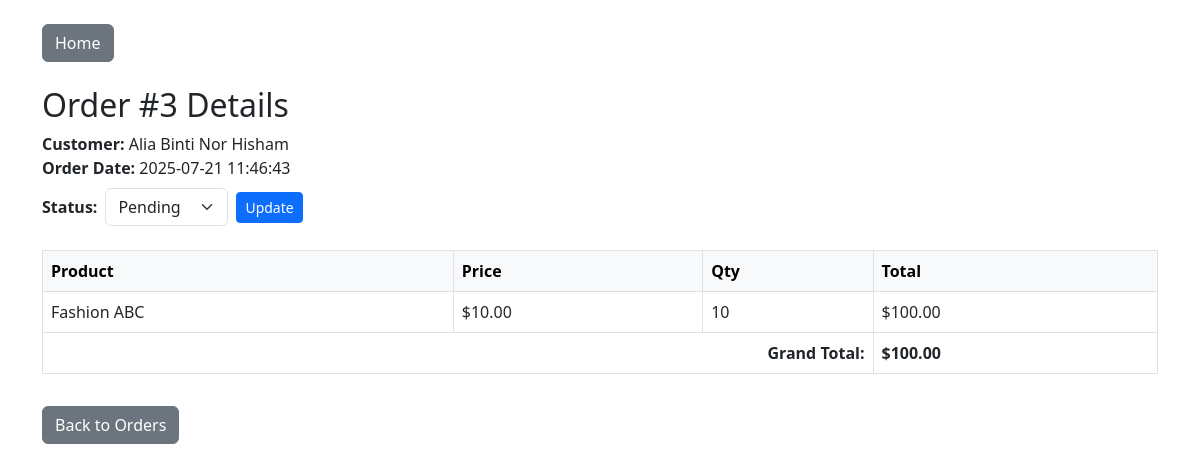
The page /orders/view.php?id=3 on the database its author committed.
### tables this page shows
CREATE TABLE `orders` (
  `order_id` int NOT NULL,
  `customer_id` int DEFAULT NULL,
  `order_date` datetime DEFAULT CURRENT_TIMESTAMP,
  `status` enum('pending','paid','cancelled') DEFAULT 'pending'
);

CREATE TABLE `customer` (
  `customer_id` int NOT NULL,
  `name` varchar(100) DEFAULT NULL,
  `address` text,
  `phone_no` varchar(20) DEFAULT NULL
);

CREATE TABLE `order_details` (
  `detail_id` int NOT NULL,
  `order_id` int DEFAULT NULL,
  `product_id` int DEFAULT NULL,
  `quantity` int DEFAULT NULL
);

CREATE TABLE `product` (
  `product_id` int NOT NULL,
  `name` varchar(255) DEFAULT NULL,
  `price` decimal(10,2) DEFAULT NULL
);

### orders/view.php (the view, shortened to what this page needs)
<?php
include '../db.php';
include '../shared/header.php';
$id = $_GET['id'];
$order = $conn->query("SELECT * FROM orders WHERE order_id = $id")->fetch_assoc();
$customer = $conn->query("SELECT * FROM customer WHERE customer_id = {$order['customer_id']}")->fetch_assoc();
$details = $conn->query("
    SELECT od.*, p.name, p.price
    FROM order_details od
    JOIN product p ON od.product_id = p.product_id
    WHERE od.order_id = $id
");
?>
<h2>Order #<?= $order['order_id'] ?> Details</h2>
<div class="mb-3">
    <strong>Customer:</strong> <?= $customer['name'] ?><br>
    <strong>Order Date:</strong> <?= $order['order_date'] ?><br>
    <form method="post" class="mt-2">
        <div class="row g-2 align-items-center">
            <div class="col-auto">
                <label class="form-label mb-0"><strong>Status:</strong></label>
            </div>
            <div class="col-auto">
                <select name="status" class="form-select">
                    <option value="pending" <?= $order['status'] === 'pending' ? 'selected' : '' ?>>Pending</option>
                </select>
            </div>
            <div class="col-auto">
                <button class="btn btn-primary btn-sm">Update</button>
            </div>
        </div>
    </form>
</div>
<table class="table table-bordered mt-4">
    <thead class="table-light">
        <tr><th>Product</th><th>Price</th><th>Qty</th><th>Total</th></tr>
    </thead>
    <tbody>
        <?php
        $grand = 0;
        while ($row = $details->fetch_assoc()):
            $total = $row['price'] * $row['quantity'];
            $grand += $total;
        ?>
            <tr>
                <td><?= $row['name'] ?></td>
                <td>$<?= number_format($row['price'], 2) ?></td>
                <td><?= $row['quantity'] ?></td>
                <td>$<?= number_format($total, 2) ?></td>
            </tr>
        <?php endwhile; ?>
        <tr>
            <th colspan="3" class="text-end">Grand Total:</th>
            <th>$<?= number_format($grand, 2) ?></th>
        </tr>
    </tbody>
</table>
<a href="index.php" class="btn btn-secondary mt-3">Back to Orders</a>
<?php include '../shared/footer.php'; ?>

### rows shown on the page
orders: order_id "3", order_date "2025-07-21 11:46:43", status "Pending"
customer: name "Alia Binti Nor Hisham"
order_details: product.name "Fashion ABC", product.price "10.00", quantity "10", total "100.00"

### other values the page prints
$grand "100.00"
